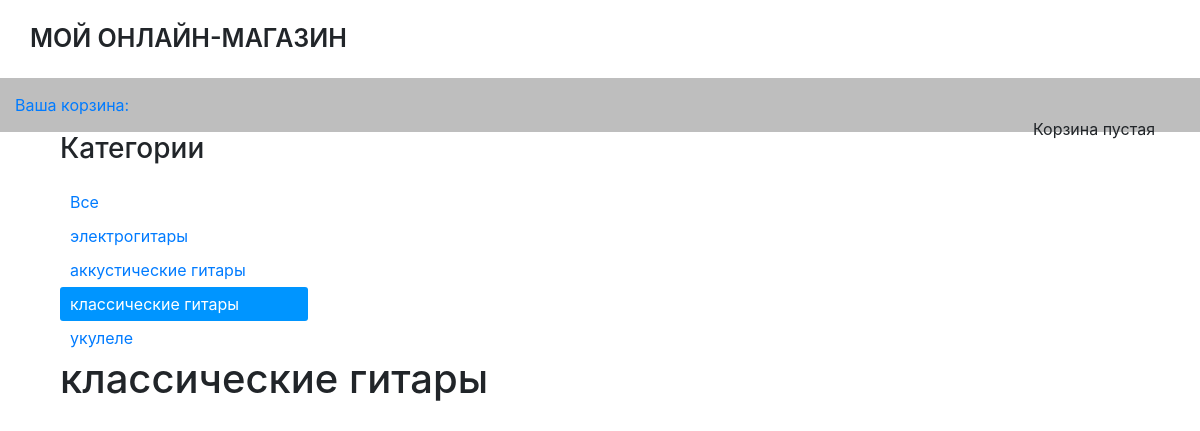
The app's page /klassicheskie-gitary/ with its own data.
### shop/models.py (models this page shows)
class Category( models.Model ):
    name = models.CharField( max_length=200, db_index=True, verbose_name='Имя' )
    slug = models.SlugField( max_length=200, db_index=True, unique=True )
    def get_absolute_url(self):
        return reverse( 'shop:ProductListByCategory', args=[self.slug] )

### shop/views.py (the view)
# urls.py: url(r'^(?P<category_slug>[-\w]+)/$', views.ProductList, name='ProductListByCategory'),
def ProductList(request, category_slug=None):
    category = None
    categories = Category.objects.all()
    products = Product.objects.filter( available=True )
    if category_slug:
        category = get_object_or_404( Category, slug=category_slug )
        products = products.filter( category=category )
    return render( request, 'product/list.html', {
        'category': category,
        'categories': categories,
        'products': products
    } )

### cart/cart.py (called while the page is built)
    def __len__(self):
        return sum(item['quantity'] for item in self.cart.values())

### cart/context_processors.py (called while the page is built)
def cart(request):
    return {'cart': Cart(request)}

### shop/templates/product/list.html (shortened to what this page needs)
{% extends 'shop/base.html' %}
{% load static %}
{% block content %}
    <div id="sidebar" class="col-sm-3">
        <h3>Категории</h3>
        <ul>
            <li {% if not category %} class="selected" {% endif %}>
                <a href="{% url "shop:ProductList" %}">Все</a>
            </li>
            {% for cat in categories %}
                <li {% if category.slug == cat.slug %} class="selected" {% endif %}>
                    <a href="{{ cat.get_absolute_url }}">{{ cat.name }}</a>
                </li>
            {% endfor %}
        </ul>
    </div>
    <div id="main" class="product_list col-sm-9">
        <h1>{% if category %}{{ category.name }}{% else %}Товары{% endif %}</h1>
    </div>
{% endblock %}

### shop/static/css/style.css (style rules this page uses)
#sidebar ul { list-style: none; margin: 0; padding: 0; margin-top: 20px; }
#sidebar ul li { padding: 5px 10px; }
#sidebar ul li.selected { background: #0095ff; color: white; border-radius: 3px; }
#sidebar ul li.selected a { color: white; }

### records on screen
Category: name "электрогитары"
Category: name "аккустические гитары"
Category: name "классические гитары"
Category: name "укулеле"
